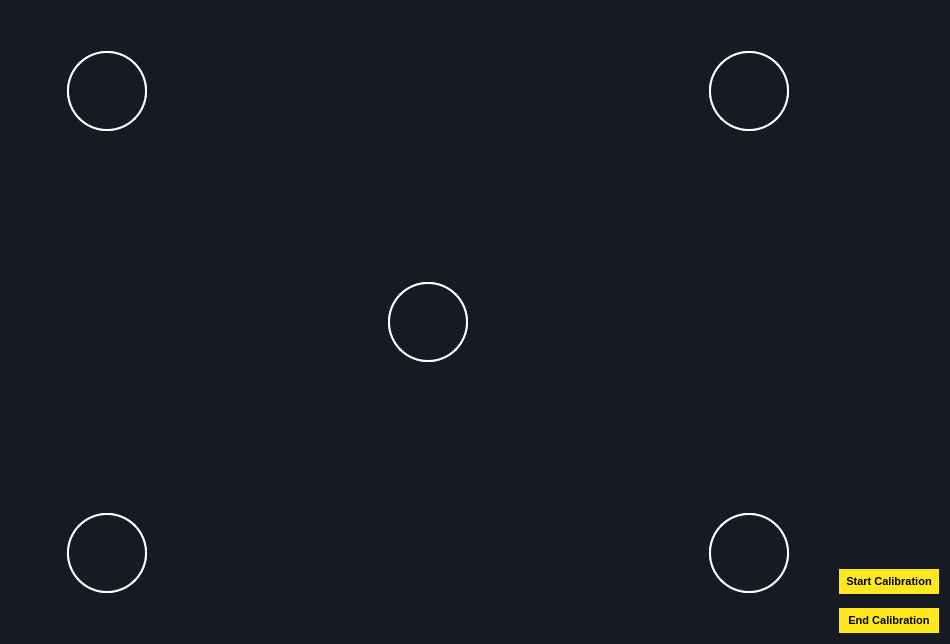
<?xml version="1.0" encoding="UTF-8"?>
<ui version="4.0">
 <class>Form</class>
 <widget class="QWidget" name="Form">
  <property name="geometry">
   <rect>
    <x>0</x>
    <y>0</y>
    <width>950</width>
    <height>644</height>
   </rect>
  </property>
  <property name="windowTitle">
   <string>Form</string>
  </property>
  <property name="styleSheet">
   <string notr="true">QWidget {
background-color: #171923;
}</string>
  </property>
  <layout class="QGridLayout" name="gridLayout_2">
   <item row="0" column="0">
    <layout class="QGridLayout" name="gridLayout" rowstretch="0">
     <item row="0" column="0">
      <layout class="QHBoxLayout" name="horizontalLayout" stretch="3,12,2,1">
       <property name="spacing">
        <number>10</number>
       </property>
       <item>
        <layout class="QGridLayout" name="gridLayout_4">
         <item row="0" column="2">
          <spacer name="verticalSpacer_7">
           <property name="orientation">
            <enum>Qt::Vertical</enum>
           </property>
           <property name="sizeType">
            <enum>QSizePolicy::Fixed</enum>
           </property>
           <property name="sizeHint" stdset="0">
            <size>
             <width>20</width>
             <height>40</height>
            </size>
           </property>
          </spacer>
         </item>
         <item row="3" column="0">
          <spacer name="horizontalSpacer_5">
           <property name="orientation">
            <enum>Qt::Horizontal</enum>
           </property>
           <property name="sizeType">
            <enum>QSizePolicy::Expanding</enum>
           </property>
           <property name="sizeHint" stdset="0">
            <size>
             <width>40</width>
             <height>20</height>
            </size>
           </property>
          </spacer>
         </item>
         <item row="2" column="2">
          <spacer name="verticalSpacer_6">
           <property name="orientation">
            <enum>Qt::Vertical</enum>
           </property>
           <property name="sizeHint" stdset="0">
            <size>
             <width>20</width>
             <height>40</height>
            </size>
           </property>
          </spacer>
         </item>
         <item row="4" column="2">
          <spacer name="verticalSpacer_8">
           <property name="orientation">
            <enum>Qt::Vertical</enum>
           </property>
           <property name="sizeType">
            <enum>QSizePolicy::Fixed</enum>
           </property>
           <property name="sizeHint" stdset="0">
            <size>
             <width>20</width>
             <height>40</height>
            </size>
           </property>
          </spacer>
         </item>
         <item row="1" column="0">
          <spacer name="horizontalSpacer_4">
           <property name="orientation">
            <enum>Qt::Horizontal</enum>
           </property>
           <property name="sizeType">
            <enum>QSizePolicy::Expanding</enum>
           </property>
           <property name="sizeHint" stdset="0">
            <size>
             <width>40</width>
             <height>20</height>
            </size>
           </property>
          </spacer>
         </item>
         <item row="3" column="2">
          <widget class="QWidget" name="bottomLeftWidget" native="true">
           <property name="minimumSize">
            <size>
             <width>80</width>
             <height>80</height>
            </size>
           </property>
           <property name="maximumSize">
            <size>
             <width>80</width>
             <height>80</height>
            </size>
           </property>
           <property name="styleSheet">
            <string notr="true">QWidget {
border: 2px solid white;
 border-radius: 40px;
}
</string>
           </property>
           <widget class="QLabel" name="bottomLeft">
            <property name="geometry">
             <rect>
              <x>0</x>
              <y>0</y>
              <width>80</width>
              <height>80</height>
             </rect>
            </property>
            <property name="minimumSize">
             <size>
              <width>80</width>
              <height>80</height>
             </size>
            </property>
            <property name="maximumSize">
             <size>
              <width>80</width>
              <height>80</height>
             </size>
            </property>
            <property name="styleSheet">
             <string notr="true"/>
            </property>
            <property name="text">
             <string/>
            </property>
           </widget>
          </widget>
         </item>
         <item row="1" column="2">
          <widget class="QWidget" name="topLeftWidget" native="true">
           <property name="minimumSize">
            <size>
             <width>80</width>
             <height>80</height>
            </size>
           </property>
           <property name="maximumSize">
            <size>
             <width>80</width>
             <height>80</height>
            </size>
           </property>
           <property name="styleSheet">
            <string notr="true">QWidget {
border: 2px solid white;
 border-radius: 40px;
}
</string>
           </property>
           <widget class="QLabel" name="topLeft">
            <property name="geometry">
             <rect>
              <x>0</x>
              <y>0</y>
              <width>80</width>
              <height>80</height>
             </rect>
            </property>
            <property name="minimumSize">
             <size>
              <width>80</width>
              <height>80</height>
             </size>
            </property>
            <property name="maximumSize">
             <size>
              <width>80</width>
              <height>80</height>
             </size>
            </property>
            <property name="styleSheet">
             <string notr="true"/>
            </property>
            <property name="text">
             <string/>
            </property>
           </widget>
          </widget>
         </item>
        </layout>
       </item>
       <item>
        <layout class="QGridLayout" name="gridLayout_6" rowstretch="0,0,0" columnstretch="0,0,0,0">
         <property name="sizeConstraint">
          <enum>QLayout::SetDefaultConstraint</enum>
         </property>
         <item row="1" column="3">
          <spacer name="horizontalSpacer_8">
           <property name="orientation">
            <enum>Qt::Horizontal</enum>
           </property>
           <property name="sizeType">
            <enum>QSizePolicy::Minimum</enum>
           </property>
           <property name="sizeHint" stdset="0">
            <size>
             <width>40</width>
             <height>20</height>
            </size>
           </property>
          </spacer>
         </item>
         <item row="2" column="2">
          <spacer name="verticalSpacer_11">
           <property name="orientation">
            <enum>Qt::Vertical</enum>
           </property>
           <property name="sizeHint" stdset="0">
            <size>
             <width>20</width>
             <height>40</height>
            </size>
           </property>
          </spacer>
         </item>
         <item row="0" column="2">
          <spacer name="verticalSpacer_10">
           <property name="orientation">
            <enum>Qt::Vertical</enum>
           </property>
           <property name="sizeHint" stdset="0">
            <size>
             <width>20</width>
             <height>40</height>
            </size>
           </property>
          </spacer>
         </item>
         <item row="1" column="0">
          <spacer name="horizontalSpacer_9">
           <property name="orientation">
            <enum>Qt::Horizontal</enum>
           </property>
           <property name="sizeType">
            <enum>QSizePolicy::Minimum</enum>
           </property>
           <property name="sizeHint" stdset="0">
            <size>
             <width>40</width>
             <height>20</height>
            </size>
           </property>
          </spacer>
         </item>
         <item row="1" column="2">
          <widget class="QWidget" name="middleWidget" native="true">
           <property name="minimumSize">
            <size>
             <width>80</width>
             <height>80</height>
            </size>
           </property>
           <property name="maximumSize">
            <size>
             <width>80</width>
             <height>80</height>
            </size>
           </property>
           <property name="styleSheet">
            <string notr="true">QWidget {
border: 2px solid white;
 border-radius: 40px;
}
</string>
           </property>
           <widget class="QLabel" name="middle">
            <property name="geometry">
             <rect>
              <x>0</x>
              <y>0</y>
              <width>80</width>
              <height>80</height>
             </rect>
            </property>
            <property name="minimumSize">
             <size>
              <width>80</width>
              <height>80</height>
             </size>
            </property>
            <property name="maximumSize">
             <size>
              <width>80</width>
              <height>80</height>
             </size>
            </property>
            <property name="styleSheet">
             <string notr="true"/>
            </property>
            <property name="text">
             <string/>
            </property>
           </widget>
          </widget>
         </item>
        </layout>
       </item>
       <item>
        <layout class="QGridLayout" name="gridLayout_5">
         <item row="4" column="0">
          <spacer name="verticalSpacer_9">
           <property name="orientation">
            <enum>Qt::Vertical</enum>
           </property>
           <property name="sizeType">
            <enum>QSizePolicy::Fixed</enum>
           </property>
           <property name="sizeHint" stdset="0">
            <size>
             <width>20</width>
             <height>40</height>
            </size>
           </property>
          </spacer>
         </item>
         <item row="2" column="0">
          <spacer name="verticalSpacer">
           <property name="orientation">
            <enum>Qt::Vertical</enum>
           </property>
           <property name="sizeHint" stdset="0">
            <size>
             <width>20</width>
             <height>40</height>
            </size>
           </property>
          </spacer>
         </item>
         <item row="1" column="3">
          <spacer name="horizontalSpacer_6">
           <property name="orientation">
            <enum>Qt::Horizontal</enum>
           </property>
           <property name="sizeType">
            <enum>QSizePolicy::Minimum</enum>
           </property>
           <property name="sizeHint" stdset="0">
            <size>
             <width>40</width>
             <height>20</height>
            </size>
           </property>
          </spacer>
         </item>
         <item row="3" column="3">
          <spacer name="horizontalSpacer_7">
           <property name="orientation">
            <enum>Qt::Horizontal</enum>
           </property>
           <property name="sizeType">
            <enum>QSizePolicy::Minimum</enum>
           </property>
           <property name="sizeHint" stdset="0">
            <size>
             <width>40</width>
             <height>20</height>
            </size>
           </property>
          </spacer>
         </item>
         <item row="0" column="0">
          <spacer name="verticalSpacer_2">
           <property name="orientation">
            <enum>Qt::Vertical</enum>
           </property>
           <property name="sizeType">
            <enum>QSizePolicy::Fixed</enum>
           </property>
           <property name="sizeHint" stdset="0">
            <size>
             <width>20</width>
             <height>40</height>
            </size>
           </property>
          </spacer>
         </item>
         <item row="3" column="0">
          <widget class="QWidget" name="bottomRightWidget" native="true">
           <property name="minimumSize">
            <size>
             <width>80</width>
             <height>80</height>
            </size>
           </property>
           <property name="maximumSize">
            <size>
             <width>80</width>
             <height>80</height>
            </size>
           </property>
           <property name="styleSheet">
            <string notr="true">QWidget {
border: 2px solid white;
 border-radius: 40px;
}
</string>
           </property>
           <widget class="QLabel" name="bottomRight">
            <property name="geometry">
             <rect>
              <x>0</x>
              <y>0</y>
              <width>80</width>
              <height>80</height>
             </rect>
            </property>
            <property name="minimumSize">
             <size>
              <width>80</width>
              <height>80</height>
             </size>
            </property>
            <property name="maximumSize">
             <size>
              <width>80</width>
              <height>80</height>
             </size>
            </property>
            <property name="styleSheet">
             <string notr="true"/>
            </property>
            <property name="text">
             <string/>
            </property>
           </widget>
          </widget>
         </item>
         <item row="1" column="0">
          <widget class="QWidget" name="topRightWidget" native="true">
           <property name="minimumSize">
            <size>
             <width>80</width>
             <height>80</height>
            </size>
           </property>
           <property name="maximumSize">
            <size>
             <width>80</width>
             <height>80</height>
            </size>
           </property>
           <property name="styleSheet">
            <string notr="true">QWidget {
border: 2px solid white;
 border-radius: 40px;
}
</string>
           </property>
           <widget class="QLabel" name="topRight">
            <property name="geometry">
             <rect>
              <x>0</x>
              <y>0</y>
              <width>80</width>
              <height>80</height>
             </rect>
            </property>
            <property name="minimumSize">
             <size>
              <width>80</width>
              <height>80</height>
             </size>
            </property>
            <property name="maximumSize">
             <size>
              <width>80</width>
              <height>80</height>
             </size>
            </property>
            <property name="styleSheet">
             <string notr="true"/>
            </property>
            <property name="text">
             <string/>
            </property>
           </widget>
          </widget>
         </item>
        </layout>
       </item>
       <item>
        <layout class="QGridLayout" name="gridLayout_3">
         <item row="2" column="0">
          <layout class="QVBoxLayout" name="verticalLayout_3">
           <property name="spacing">
            <number>14</number>
           </property>
           <item>
            <widget class="QPushButton" name="startCalibration">
             <property name="sizePolicy">
              <sizepolicy hsizetype="Minimum" vsizetype="Fixed">
               <horstretch>0</horstretch>
               <verstretch>0</verstretch>
              </sizepolicy>
             </property>
             <property name="minimumSize">
              <size>
               <width>100</width>
               <height>25</height>
              </size>
             </property>
             <property name="maximumSize">
              <size>
               <width>100</width>
               <height>25</height>
              </size>
             </property>
             <property name="styleSheet">
              <string notr="true">QPushButton {
background-color: #FFE81F;
border: none;
font-size: 11px;
color: black;
font-weight: 600;
}

QPushButton:hover {
background-color: #ccba18;

}

QPushButton:pressed {
background-color: #ccba18;

}</string>
             </property>
             <property name="text">
              <string>Start Calibration</string>
             </property>
            </widget>
           </item>
           <item>
            <widget class="QPushButton" name="endCalibration">
             <property name="minimumSize">
              <size>
               <width>100</width>
               <height>25</height>
              </size>
             </property>
             <property name="maximumSize">
              <size>
               <width>100</width>
               <height>25</height>
              </size>
             </property>
             <property name="styleSheet">
              <string notr="true">QPushButton {
background-color: #FFE81F;
border: none;
font-size: 11px;
color: black;
font-weight: 600;
}

QPushButton:hover {
background-color: #ccba18;

}

QPushButton:pressed {
background-color: #ccba18;

}</string>
             </property>
             <property name="text">
              <string>End Calibration</string>
             </property>
            </widget>
           </item>
          </layout>
         </item>
         <item row="0" column="0">
          <layout class="QHBoxLayout" name="horizontalLayout_2" stretch="1,2">
           <item>
            <spacer name="horizontalSpacer">
             <property name="orientation">
              <enum>Qt::Horizontal</enum>
             </property>
             <property name="sizeType">
              <enum>QSizePolicy::Expanding</enum>
             </property>
             <property name="sizeHint" stdset="0">
              <size>
               <width>40</width>
               <height>20</height>
              </size>
             </property>
            </spacer>
           </item>
           <item>
            <widget class="QLabel" name="marker">
             <property name="minimumSize">
              <size>
               <width>80</width>
               <height>80</height>
              </size>
             </property>
             <property name="maximumSize">
              <size>
               <width>80</width>
               <height>80</height>
              </size>
             </property>
             <property name="text">
              <string/>
             </property>
            </widget>
           </item>
          </layout>
         </item>
         <item row="1" column="0">
          <spacer name="verticalSpacer_5">
           <property name="orientation">
            <enum>Qt::Vertical</enum>
           </property>
           <property name="sizeType">
            <enum>QSizePolicy::Expanding</enum>
           </property>
           <property name="sizeHint" stdset="0">
            <size>
             <width>20</width>
             <height>40</height>
            </size>
           </property>
          </spacer>
         </item>
        </layout>
       </item>
      </layout>
     </item>
    </layout>
   </item>
  </layout>
 </widget>
 <resources/>
 <connections/>
</ui>
